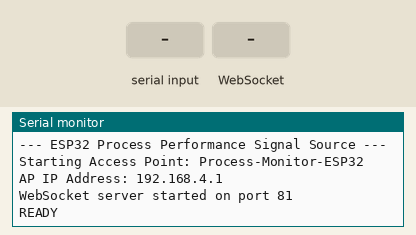
A sketch run on a simulated ESP8266 (NodeMCU). Shown: the last lines printed to the serial monitor. The inputs (shaded band) are chosen by the test bench. WiFi joins after 1.5 s; servers stay silent unless stated.

Above: at 1.7 s.
1.8 s: "S90\n" received over Serial
At 1.96 s:
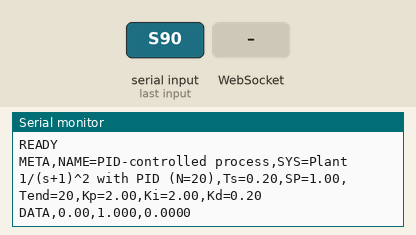
3.3 s: WebSocket text "1" received
At 3.31 s:
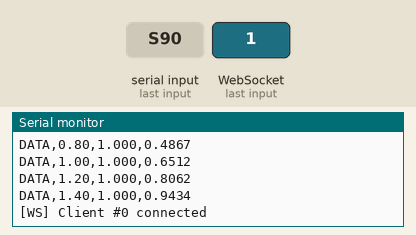
Timing chart, 0 to 6.3 s (numbered marks = the images above; inputs shaded):
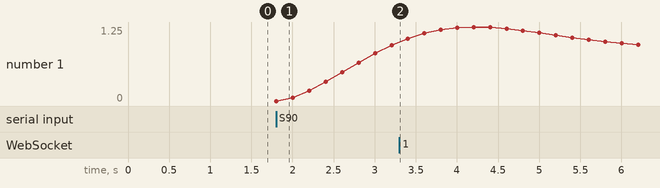

The sketch:

ESP32_Process_Signal.ino
```cpp
/*
  Process Performance Monitor - Wireless Signal Source (ESP32 / ESP8266)
  ------------------------------------------------------------------------
  Runs the step-response process models and PID controller directly on an ESP32.
  Streams live telemetry over WiFi via WebSockets directly to smartphones and laptops.

  Features:
  - Generates all 4 signals (Underdamped 2nd order, 1st order + dead time, Closed loop PID, Recorded scope)
  - Creates a WiFi Access Point ("Process-Monitor-ESP32") or connects to existing WiFi
  - Runs a WebSocket server on port 81 (ws://192.168.4.1:81 or local IP)
  - Also outputs to Serial at 115200 baud for dual USB and WiFi monitoring!

  Commands accepted via WebSocket or Serial:
      1 2 3 4   select signal
      S         start step response run
      R         stop / reset
*/

#if defined(ESP8266)
  #include <ESP8266WiFi.h>
  #include <WebSocketsServer.h>
#elif defined(ESP32)
  #include <WiFi.h>
  #include <WebSocketsServer.h>
#else
  #error "This sketch is designed for ESP32 or ESP8266 boards with WiFi."
#endif

#include <math.h>

// ---------------- WiFi Configuration ----------------
// Leave SSID empty to start in Access Point (hotspot) mode:
const char* AP_SSID = "Process-Monitor-ESP32";
const char* AP_PASS = "12345678"; // Min 8 chars, or set to "" for open network

// Or connect to your home / lab WiFi:
const char* STA_SSID = ""; // e.g. "MyHomeWiFi"
const char* STA_PASS = "";

WebSocketsServer webSocket = WebSocketsServer(81);

// ---------------- Process Simulation Settings ----------------
#define DEFAULT_SIGNAL 3
const float SETPOINT = 1.0;     // step size
const float TS       = 0.2;     // sample time (s)

// Signal 1: second order
const float Z1 = 0.3, WN1 = 1.2;
// Signal 2: first order + dead time
const float K2 = 1.0, TAU2 = 4.0, THETA2 = 1.0;
// Signal 3: plant 1/(s+1)^2 with PID
const float KP = 2.0, KI = 2.0, KD = 0.2, NF = 20.0;
const float DT_SIM = 0.005;     // internal integration step (s)

// Signal 4: recorded graph
const int N_PTS = 43;
const float TBL_T[] = { 0, 1.05, 1.23, 1.44, 1.73, 2, 2.5, 2.89, 3.21, 3.54, 3.8, 4.04, 4.33, 4.66, 4.98, 5.37, 5.79, 6.1, 6.4, 6.73, 7.14, 7.61, 8.05, 8.48, 8.84, 9.26, 9.9, 10.37, 10.8, 11.27, 11.85, 12.4, 12.97, 13.5, 14.03, 14.7, 15.3, 15.97, 17.1, 18, 19.1, 20, 30 };
const float TBL_Y[] = { 0, 0, 0.01, 0.07, 0.22, 0.5, 0.97, 1.277, 1.457, 1.524, 1.5, 1.424, 1.3, 1.14, 0.99, 0.877, 0.842, 0.866, 0.909, 0.974, 1.043, 1.084, 1.076, 1.043, 1.01, 0.976, 0.961, 0.974, 0.991, 1.01, 1.017, 1.009, 0.998, 0.992, 0.992, 0.998, 1.002, 1.004, 1, 0.998, 1, 1, 1 };

// ---------------- State ----------------
int signalId = DEFAULT_SIGNAL;
bool running = false;
unsigned int sampleIndex = 0, nSamples = 0;
unsigned long nextSampleMs = 0;
float py = 0.0, pv_dot = 0.0, pInteg = 0.0, pXf = 0.0;

float tEnd() {
  switch (signalId) {
    case 1: return 25.0;
    case 2: return 30.0;
    case 3: return 20.0;
    default: return 30.0;
  }
}

float sig1(float t) {
  float z = Z1, wn = WN1;
  float wd = wn * sqrt(1.0 - z * z);
  float phi = acos(z);
  return 1.0 - exp(-z * wn * t) / sqrt(1.0 - z * z) * sin(wd * t + phi);
}

float sig2(float t) {
  if (t < THETA2) return 0.0;
  return K2 * (1.0 - exp(-(t - THETA2) / TAU2));
}

float sig4(float t) {
  for (int i = 0; i < N_PTS - 1; i++) {
    if (t <= TBL_T[i + 1]) {
      return TBL_Y[i] + (TBL_Y[i + 1] - TBL_Y[i]) * (t - TBL_T[i]) / (TBL_T[i + 1] - TBL_T[i]);
    }
  }
  return TBL_Y[N_PTS - 1];
}

void stepPid() {
  int n = (int)(TS / DT_SIM + 0.5);
  for (int k = 0; k < n; k++) {
    float e = SETPOINT - py;
    pInteg += e * DT_SIM;
    pXf += DT_SIM * NF * (e - pXf);
    float u = KP * e + KI * pInteg + KD * NF * (e - pXf);
    float acc = u - 2.0 * pv_dot - py;
    py += DT_SIM * pv_dot;
    pv_dot += DT_SIM * acc;
  }
}

void sendLine(const String& line) {
  Serial.println(line);
  webSocket.broadcastTXT(line);
}

void sendMeta() {
  String meta = "META,NAME=";
  switch (signalId) {
    case 1: meta += "Underdamped second order,SYS=G(s)=1.44/(s^2+0.72s+1.44)"; break;
    case 2: meta += "Sluggish first order + dead time,SYS=G(s)=e^-1s/(4s+1)"; break;
    case 3: meta += "PID-controlled process,SYS=Plant 1/(s+1)^2 with PID (N=20)"; break;
    default: meta += "Recorded scope response,SYS=Recorded from Simulink Scope"; break;
  }
  meta += ",Ts=" + String(TS, 2);
  meta += ",SP=" + String(SETPOINT, 2);
  meta += ",Tend=" + String(tEnd(), 0);
  if (signalId == 3) {
    meta += ",Kp=" + String(KP, 2) + ",Ki=" + String(KI, 2) + ",Kd=" + String(KD, 2);
  } else {
    meta += ",Kp=-,Ki=-,Kd=-";
  }
  sendLine(meta);
}

void startRun() {
  sampleIndex = 0;
  nSamples = (unsigned int)(tEnd() / TS + 0.5);
  py = 0.0; pv_dot = 0.0; pInteg = 0.0; pXf = 0.0;
  sendMeta();
  running = true;
  nextSampleMs = millis();
}

void handleCommand(char c) {
  if (c >= '1' && c <= '4' && !running) signalId = c - '0';
  else if (c == 'S' || c == 's') startRun();
  else if (c == 'R' || c == 'r') { running = false; sendLine("READY"); }
}

void webSocketEvent(uint8_t num, WStype_t type, uint8_t * payload, size_t length) {
  if (type == WStype_CONNECTED) {
    Serial.printf("[WS] Client #%u connected\n", num);
    webSocket.sendTXT(num, "READY");
  } else if (type == WStype_TEXT) {
    for (size_t i = 0; i < length; i++) handleCommand((char)payload[i]);
  }
}

void setup() {
  Serial.begin(115200);
  delay(500);
  Serial.println("\n--- ESP32 Process Performance Signal Source ---");

  if (strlen(STA_SSID) > 0) {
    Serial.printf("Connecting to WiFi: %s\n", STA_SSID);
    WiFi.begin(STA_SSID, STA_PASS);
    while (WiFi.status() != WL_CONNECTED) { delay(500); Serial.print("."); }
    Serial.println("\nWiFi Connected!");
    Serial.print("ESP32 IP: "); Serial.println(WiFi.localIP());
  } else {
    Serial.printf("Starting Access Point: %s\n", AP_SSID);
    WiFi.softAP(AP_SSID, AP_PASS);
    Serial.print("AP IP Address: "); Serial.println(WiFi.softAPIP());
  }

  webSocket.begin();
  webSocket.onEvent(webSocketEvent);
  Serial.println("WebSocket server started on port 81");
  Serial.println("READY");
}

void loop() {
  webSocket.loop();

  while (Serial.available()) {
    handleCommand((char)Serial.read());
  }

  if (!running) return;

  unsigned long now = millis();
  if ((long)(now - nextSampleMs) < 0) return;
  nextSampleMs += (unsigned long)(TS * 1000.0);

  float t = sampleIndex * TS;
  float pv;
  switch (signalId) {
    case 1: pv = SETPOINT * sig1(t); break;
    case 2: pv = SETPOINT * sig2(t); break;
    case 3: pv = py; stepPid(); break;
    default: pv = SETPOINT * sig4(t); break;
  }

  String data = "DATA," + String(t, 2) + "," + String(SETPOINT, 3) + "," + String(pv, 4);
  sendLine(data);

  if (++sampleIndex > nSamples) {
    running = false;
    sendLine("END");
  }
}
```

Measured:
- after the input at 1.8 s, the serial monitor: prints a new line at once (image 1)
- after the input at 3.3 s, the serial monitor: prints a new line at once (image 2)
